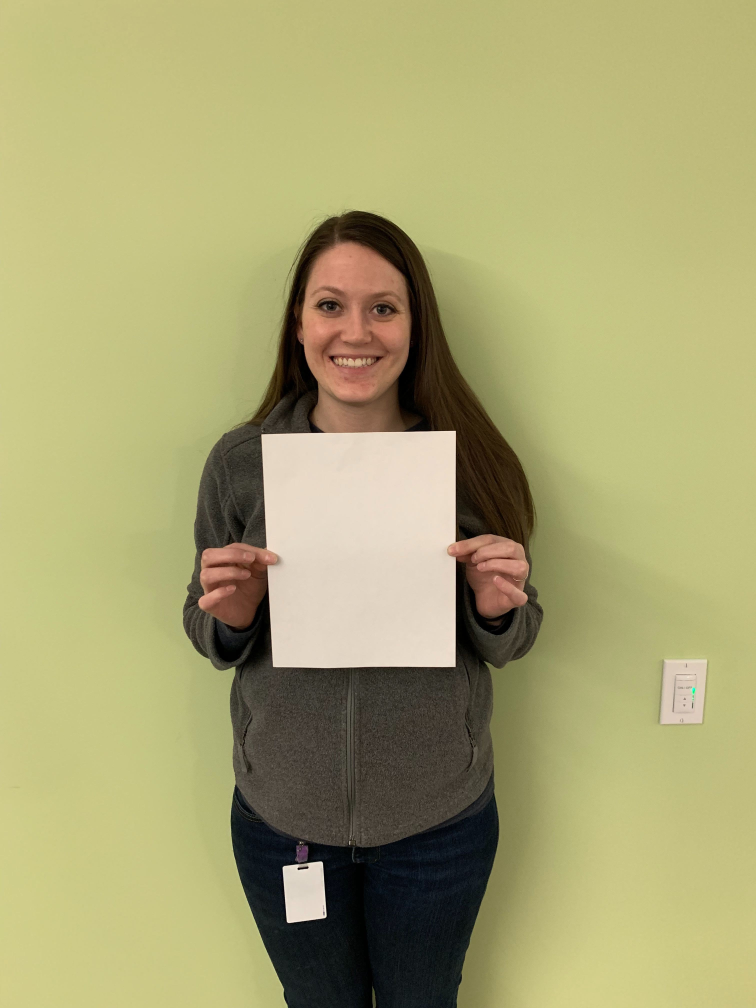
#> input picture images/cora.jpg, 3024 x 4032 px (shown at 1/4 size)
$ jupyter execute detect_paper.ipynb   (shell and % lines are left out)   (older library calls are emulated)
#> lines starting #> are read from the running program, lines starting #| are printed output that depends on the picture; after the words box and inside, x2 and y2 are one past the last pixel; in counts of white or black regions, pixels touching at a corner belong together; long printed decimals are rounded
[cell 1]
import numpy as np
import cv2
import matplotlib.pyplot as plt
import numpy as np
import sys
import imutils
import time
import copy
from skimage import img_as_uint
from scipy.spatial.distance import cdist
from skimage.segmentation import slic
from skimage.segmentation import mark_boundaries, find_boundaries
from skimage.util import img_as_float
import matplotlib.patches as patches
from copy import deepcopy
from itertools import combinations
from skimage.filters import roberts

[cell 2]
def detect_upper_body(img):
    img_copy = np.copy(img)
    img_copy = cv2.cvtColor(img_copy, cv2.COLOR_RGB2GRAY)
    upper_body_cascade = cv2.CascadeClassifier('../descriptors/upper_mcs_body.xml')
    rectangles = upper_body_cascade.detectMultiScale(img_copy)
    rectangle_list = sorted(rectangles, key=lambda x: x[2] * x[3], reverse=True)
    x, y, w, h =  rectangle_list[0] if rectangle_list else [0,0,0,0]
    cv2.rectangle(img_copy, (x,y), (x+w,y+h),(0,255,0),2)
    image_cut = img_copy[y:y+h, x:x+w]
    plt.imshow(image_cut, cmap="gray")
    return image_cut, (x,y,w,h)

def find_contour(gray):
    gray_copy = np.copy(gray)
    lower = 80
    upper = 140
    gray_copy = cv2.GaussianBlur(gray_copy, (7, 7), 0)
    mask = cv2.inRange(gray_copy, lower, upper)
    thresh = cv2.bitwise_not(gray_copy, gray, mask=mask)
    thresh = cv2.threshold(thresh, 45, 255, cv2.THRESH_BINARY_INV + cv2.THRESH_OTSU)[1]
    thresh = cv2.erode(thresh, None, iterations=2)
    thresh = cv2.dilate(thresh, None, iterations=2)
    plt.imshow(thresh, cmap="gray")
    cnts = cv2.findContours(thresh.copy(), cv2.RETR_EXTERNAL, cv2.CHAIN_APPROX_SIMPLE)
    cnts = imutils.grab_contours(cnts)
    return cnts

# DISTANCE FORMULA (PX): distance = np.sqrt( (maxRight[0] - maxLeft[0])**2 + (maxRight[1] - maxLeft[1])**2 )
def contour_transform(contour, x,y):
    cnt_copy = deepcopy(contour)
    for i, c in enumerate(contour):
        for j in range(len(c)):
            cnt_copy[i][j][0][0] = c[j][0][0] + x
            cnt_copy[i][j][0][1] = c[j][0][1] + y
    return cnt_copy

def extreme_contour_points(cnt, x, y):
    maxLeft = tuple(cnt[0][cnt[0][:,:,0].argmin()][0])
    maxRight = tuple(cnt[0][cnt[0][:,:,0].argmax()][0])

    for c in cnt:
        leftmost = tuple(c[c[:,:,0].argmin()][0])
        rightmost = tuple(c[c[:,:,0].argmax()][0])
        if leftmost < maxLeft and (leftmost != (0,0) and leftmost != (0+x, 0+y)):
            maxLeft = leftmost
        if rightmost > maxRight:
            maxRight = rightmost
#     print(f"Left: {maxLeft} | Right: {maxRight}")
    return maxLeft, maxRight

[cell 3]
plt.rcParams['figure.figsize'] = [14.0, 7.0]

img = cv2.imread("../images/cora.jpg")
#> img is the input picture: shape (4032, 3024, 3); mean B, G, R 114.2, 163.9, 168.1
image_copy = np.copy(img)
image_copy = cv2.cvtColor(image_copy, cv2.COLOR_BGR2RGB)
plt.imshow(image_copy)


upper_body_image, (x,y,w,h) = detect_upper_body(image_copy)
#> in detect_upper_body, `img_copy = cv2.cvtColor(img_copy, cv2.COLOR_RGB2GRAY)`:
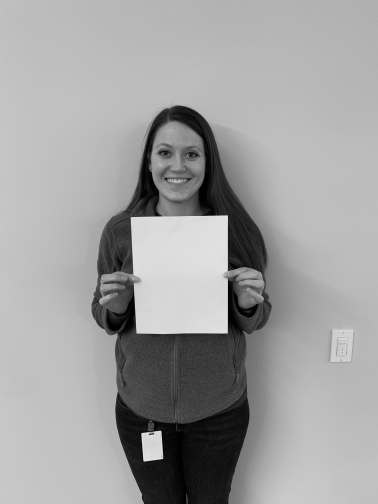
#> img_copy: shape (4032, 3024) (shown at 1/8 size); min 0, max 254, mean 159.5
#> in detect_upper_body, `rectangles = upper_body_cascade.detectMultiScale(img_copy)`: rectangles = [[2080, 2354, 104, 94], [456, 1994, 927, 843], [674, 724, 1480, 1345]]
#> in detect_upper_body, `rectangle_list = sorted(rectangles, key=lambda x: x[2] * x[3], reverse..`: rectangle_list = [[674, 724, 1480, 1345], [456, 1994, 927, 843], [2080, 2354, 104, 94]]
#> in detect_upper_body, `x, y, w, h =  rectangle_list[0] if rectangle_list else [0,0,0,0]`: x = 674; y = 724; w = 1480; h = 1345
#> in detect_upper_body, `image_cut = img_copy[y:y+h, x:x+w]`:
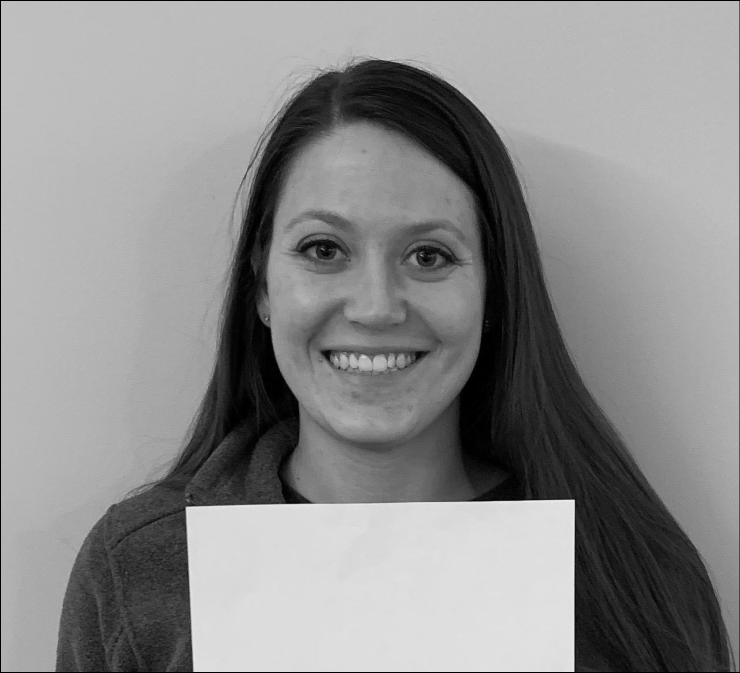
#> image_cut: shape (1345, 1480) (shown at 1/2 size); min 0, max 245, mean 140.5
#> x = 674; y = 724; w = 1480; h = 1345
cnt = find_contour(upper_body_image)
#> in find_contour, `mask = cv2.inRange(gray_copy, lower, upper)`:
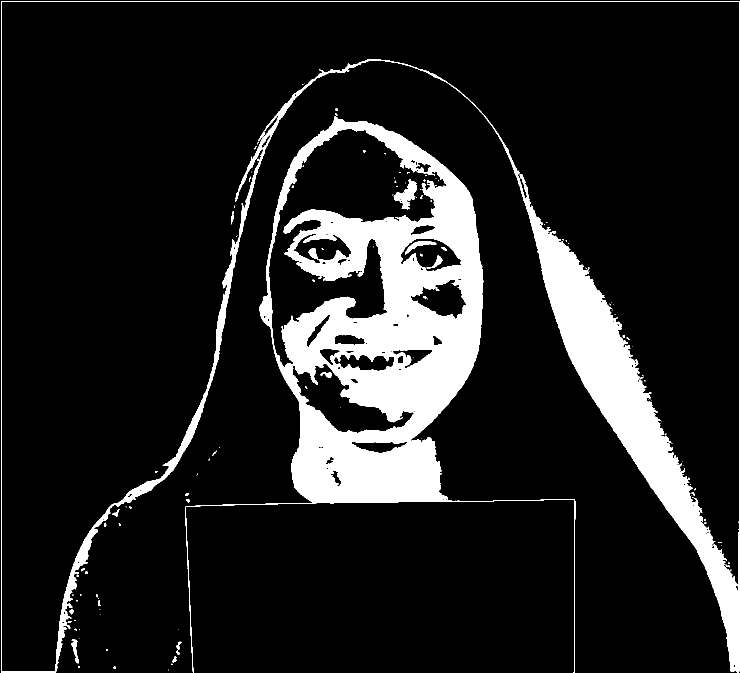
#> mask: shape (1345, 1480) (shown at 1/2 size); 12.9% white; 127 white regions (94 under 20 px), largest, box (x1, y1, x2, y2) and area: (370, 233, 1151, 1345) 163854, (2, 2, 1480, 1345) 89303, (787, 358, 834, 419) 1240
#> in find_contour, `thresh = cv2.dilate(thresh, None, iterations=2)`:
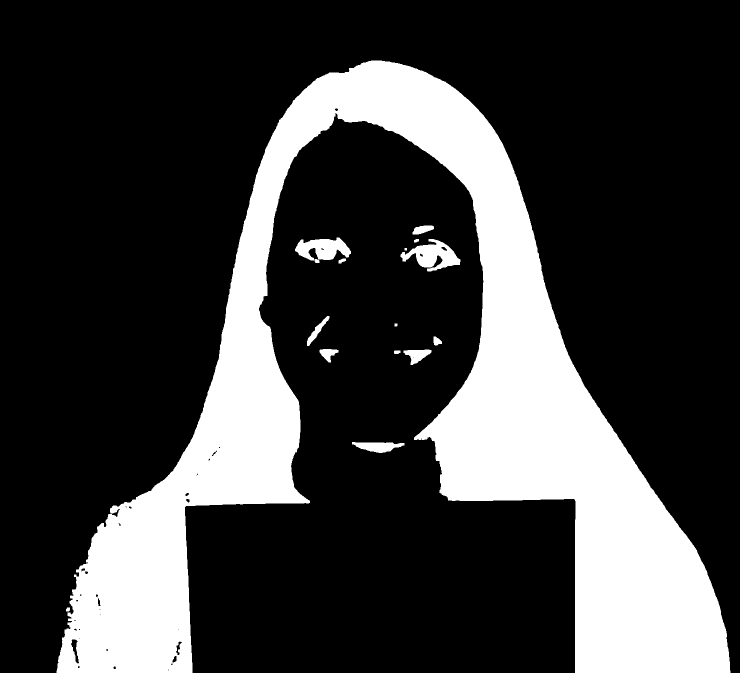
#> thresh: shape (1345, 1480) (shown at 1/2 size); 23.5% white; 15 white regions
#> in find_contour, `cnts = cv2.findContours(thresh.copy(), cv2.RETR_EXTERNAL, cv2.CHAIN_AP..`: cnts = 15 contours, 1 with area under 20; largest, box (x1, y1, x2, y2) and area: (113, 121, 1461, 1345) 453276, (801, 478, 921, 543) 3696, (590, 475, 702, 526) 3193, (704, 884, 809, 906) 1326, (807, 699, 863, 730) 869
#> cnt has the same summary as cnts in find_contour


_max_left, _max_right = extreme_contour_points(cnt, x, y)
#> in extreme_contour_points, `maxLeft = tuple(cnt[0][cnt[0][:,:,0].argmin()][0])`: maxLeft = (132, 1218)
#> in extreme_contour_points, `maxRight = tuple(cnt[0][cnt[0][:,:,0].argmax()][0])`: maxRight = (139, 1220)
#> the loop in extreme_contour_points, `for c in cnt:` made 15 passes
#> (leftmost, maxRight) on passes 2, 4, 6, 11: ((704, 884), (808, 890)), ((807, 701), (862, 704)), ((867, 673), (883, 687)), ((801, 509), (920, 523))
_contour_lines = cv2.drawContours(upper_body_image, cnt, -1, (204, 255, 0), 3)
_contour_lines = cv2.circle(_contour_lines, _max_left, 50, (244, 66, 66), -1)
_contour_lines = cv2.circle(_contour_lines, _max_right, 50, (244, 66, 66), -1)
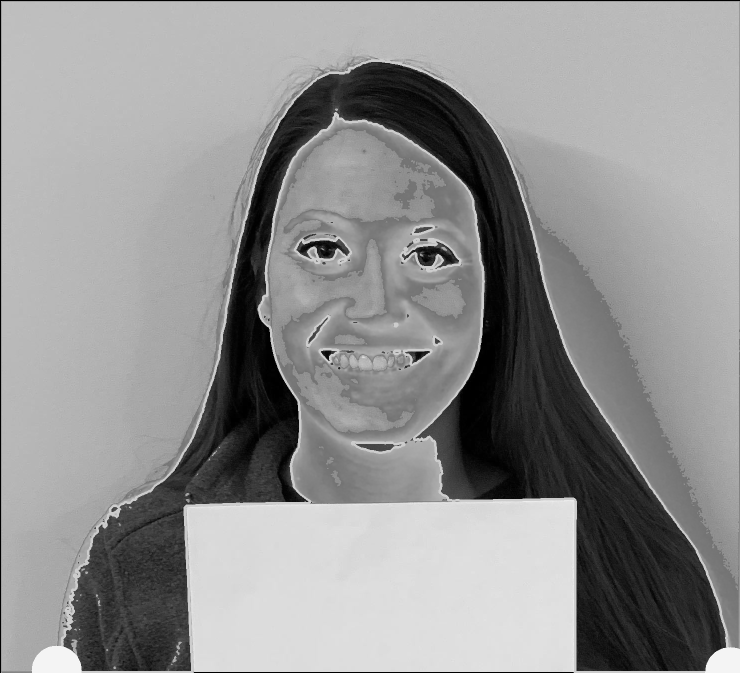
#> _contour_lines: shape (1345, 1480) (shown at 1/2 size); min 0, max 245, mean 145.4
plt.imshow(_contour_lines)


transformed_contours = contour_transform(cnt, x, y)
#> in contour_transform, `cnt_copy = deepcopy(contour)`: cnt_copy has the same summary as cnts in find_contour
#> the loop in contour_transform, `for i, c in enumerate(contour):` made 15 passes
#> c on pass 10: [[809, 496], [809, 500], [813, 500], [813, 496]]
#> after the loop in contour_transform, `for i, c in enumerate(contour):`: cnt_copy = 15 contours, 1 with area under 20; largest, box (x1, y1, x2, y2) and area: (787, 845, 2135, 2069) 453276, (1475, 1202, 1595, 1267) 3696, (1264, 1199, 1376, 1250) 3193, (1378, 1608, 1483, 1630) 1326, (1481, 1423, 1537, 1454) 869
#> transformed_contours has the same summary as cnt_copy in contour_transform
max_left, max_right = extreme_contour_points(transformed_contours, x, y)
#> the loop in extreme_contour_points (call 2), `for c in cnt:` made 15 passes
#> (leftmost, maxRight) on passes 2, 4, 6, 11: ((1378, 1608), (1482, 1614)), ((1481, 1425), (1536, 1428)), ((1541, 1397), (1557, 1411)), ((1475, 1233), (1594, 1247))
#> max_left = (787, 2065); max_right = (2134, 2068)
contour_lines = cv2.drawContours(image_copy, transformed_contours, -1, (204, 255, 0), 3)
contour_lines = cv2.circle(contour_lines, max_left, 50, (244, 66, 66), -1)
contour_lines = cv2.circle(contour_lines, max_right, 50, (244, 66, 66), -1)
plt.imshow(contour_lines)

[cell 4]
np_left = np.array([max_left[0], max_left[1]])
#> np_left = [787, 2065]
np_right = np.array([max_right[0], max_right[1]])
#> np_right = [2134, 2068]

r = 9
resize_factor = 0.1
r_img = imutils.resize(img, width=int(resize_factor*np.shape(img)[1]))
filt_img = cv2.GaussianBlur(r_img[:,:,0],(r,r),0)
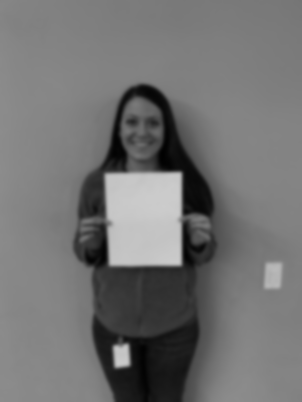
#> filt_img: shape (402, 302); min 1, max 204, mean 114.2
img_roberts = roberts(filt_img)
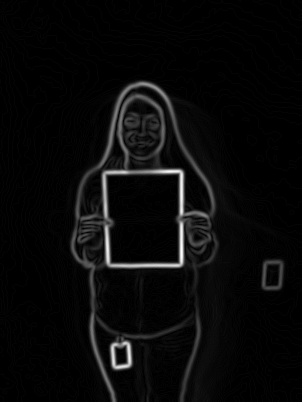
#> img_roberts: shape (402, 302) float64; min 0, max 0.182, mean 0.00691; drawn with min black and max white
plt.imshow(img_roberts)
img_roberts = cv2.normalize(src=img_roberts, dst=None, alpha=0, beta=255,
               norm_type=cv2.NORM_MINMAX, dtype=cv2.CV_8UC1)


#img_roberts.convertTo(img_roberts, CV_8UC1, 1/256.0)
cnts = cv2.findContours(img_roberts, mode = 3, method = 1)
#> cnts = 1879 contours, 1623 with area under 20; largest, box (x1, y1, x2, y2) and area: (0, 0, 302, 402) 76367, (17, 39, 90, 353) 2603, (2, 31, 67, 206) 2311, (11, 192, 60, 348) 1510, (6, 204, 52, 318) 1352
cnts = cv2.findContours(img_roberts, cv2.RETR_EXTERNAL,
                        cv2.CHAIN_APPROX_SIMPLE)
#> cnts = 60 contours, 40 with area under 20; largest, box (x1, y1, x2, y2) and area: (0, 0, 302, 402) 76367, (86, 0, 302, 91) 171, (34, 381, 48, 396) 130, (75, 0, 302, 100) 124, (63, 0, 302, 106) 118
cnts = imutils.grab_contours(cnts)

c_top, c_bottom = 5, 320
c_left, c_right = int(np_left[0] * resize_factor) - 50, int(np_right[0] * resize_factor) + 50
#> c_left = 28; c_right = 263
crop = img_roberts[c_top:c_bottom, c_left:c_right]
#crop = img_roberts[:,:]

bi = cv2.bilateralFilter(crop, 5, 75, 75)
dst = cv2.cornerHarris(bi, 2, 3, 0.04)

r_img_crop = r_img[c_top:c_bottom, c_left:c_right]
#r_img_crop = r_img[:,:]
mask = np.zeros_like(r_img_crop)

corners = dst > 0.1*dst.max()
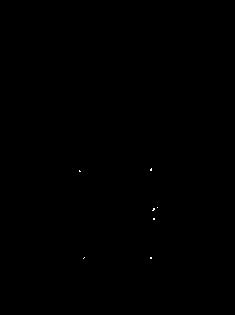
#> corners: shape (315, 235) bool; 0.03% white in thin lines or dots, all inside (x1, y1, x2, y2) = (79, 168, 158, 259)

r_img_copy = deepcopy(r_img[c_top:c_bottom, c_left:c_right,:])
#r_img_copy = deepcopy(r_img[:,:,:])
r_img_copy[corners] = [255,0,0]
#> r_img_copy: shape (315, 235, 3); mean B, G, R 113.6, 160.9, 166.8
# plt.imshow(r_img_copy)

corners_loc = np.where(corners)
#> corners_loc = 25 positions, rows 168 to 258, columns 79 to 157
xy_corners = list(zip(corners_loc[1], corners_loc[0]))
#> xy_corners = 25 pairs, first value 79 to 157, second value 168 to 258


#Fuse points that are too close to each other
def dist2(p1, p2):
    return (p1[0]-p2[0])**2 + (p1[1]-p2[1])**2

def fuse(points, d):
    ret = []
    d2 = d * d
    n = len(points)
    taken = [False] * n
    for i in range(n):
        if not taken[i]:
            count = 1
            point = [points[i][0], points[i][1]]
            taken[i] = True
            for j in range(i+1, n):
                if dist2(points[i], points[j]) < d2:
                    point[0] += points[j][0]
                    point[1] += points[j][1]
                    count+=1
                    taken[j] = True
            point[0] /= count
            point[1] /= count
            ret.append((point[0], point[1]))
    return ret

fused_corners = fuse(xy_corners, 5)
#> in fuse, `n = len(points)`: n = 25
#> in fuse, `taken = [False] * n`: taken = 25 items, first 6: False, False, False, False, False, False
#> the loop in fuse, `for i in range(n):` made 25 passes
#> after the loop in fuse, `for i in range(n):`: ret = [(150.6, 169.2), (79.33, 170.7), (154.2, 208.2), (152.5, 210), (153.5, 218.5), (83.5, 257.5), (150.5, 257.5)]; taken = 25 items, first 6: True, True, True, True, True, True
#> fused_corners has the same summary as ret in fuse
# print('Before Fusing:',len(xy_corners), 'After Fusing:',len(fused_corners))
xs = [p[0] for p in fused_corners]
#> xs = [150.6, 79.33, 154.2, 152.5, 153.5, 83.5, 150.5]
ys = [p[1] for p in fused_corners]
#> ys = [169.2, 170.7, 208.2, 210, 218.5, 257.5, 257.5]


index = list(range(0, len(fused_corners)))
#> index = [0, 1, 2, 3, 4, 5, 6]
index_combinations = list(combinations(index, 4))
#> index_combinations = 35 items, first 6: (0, 1, 2, 3), (0, 1, 2, 4), (0, 1, 2, 5), (0, 1, 2, 6), (0, 1, 3, 4), (0, 1, 3, 5)


def getXYforIndices(all_x, all_y, indices):
    x = []
    y = []
    for index in indices:
        x.append(all_x[index])
        y.append(all_y[index])
    return x, y

xy_combinations = []
for comb in index_combinations:
    #xy_combinations.append(getXYforIndices(corners_loc[1], corners_loc[0], comb))
    xy_combinations.append(getXYforIndices(xs, ys, comb))
#> this loop made 35 passes
#> after the loop, xy_combinations = 35 items


to_remove = []
for xy_comb in xy_combinations:
    xy_distances = cdist(list(zip(xy_comb[0], xy_comb[1])),
          list(zip(xy_comb[0], xy_comb[1])))
    not_rectangular = np.where((xy_distances > 0) & (xy_distances <= 5))

    if len(not_rectangular[0]) or len(not_rectangular[1]):
        to_remove.append(xy_comb)
#> this loop made 35 passes
#> (xy_comb, not_rectangular) on passes 1 to 5: (([150.6, 79.33, 154.2, 152.5], [169.2, 170.7, 208.2, 210]), ([2, 3], [3, 2])), (([150.6, 79.33, 154.2, 153.5], [169.2, 170.7, 208.2, 218.5]), (empty array, empty array)), (([150.6, 79.33, 154.2, 83.5], [169.2, 170.7, 208.2, 257.5]), (empty array, empty array)), (([150.6, 79.33, 154.2, 150.5], [169.2, 170.7, 208.2, 257.5]), (empty array, empty array)), (([150.6, 79.33, 152.5, 153.5], [169.2, 170.7, 210, 218.5]), (empty array, empty array))
#> after the loop, to_remove = 10 items

for r in to_remove:
    xy_combinations.remove(r)
#> this loop made 10 passes
#> r on passes 1 to 7: ([150.6, 79.33, 154.2, 152.5], [169.2, 170.7, 208.2, 210]), ([150.6, 154.2, 152.5, 153.5], [169.2, 208.2, 210, 218.5]), ([150.6, 154.2, 152.5, 83.5], [169.2, 208.2, 210, 257.5]), ([150.6, 154.2, 152.5, 150.5], [169.2, 208.2, 210, 257.5]), ([79.33, 154.2, 152.5, 153.5], [170.7, 208.2, 210, 218.5]), ([79.33, 154.2, 152.5, 83.5], [170.7, 208.2, 210, 257.5]), ([79.33, 154.2, 152.5, 150.5], [170.7, 208.2, 210, 257.5])
#> after the loop, xy_combinations = 25 items

def getClockwiseOrder(x, y):
    max2x = np.argpartition(x, -2)[-2:]
    max2y = np.argpartition(y, -2)[-2:]
    min2x = np.argpartition(x, 2)[:2]
    min2y = np.argpartition(y, 2)[:2]
    tl = np.intersect1d(min2x, min2y)
    tr = np.intersect1d(max2x, min2y)
    br = np.intersect1d(max2x, max2y)
    bl = np.intersect1d(min2x, max2y)
    if len(tl) and len(tr) and len(br) and len(bl):
        return x[np.concatenate((tl,tr,br,bl))], y[np.concatenate((tl,tr,br,bl))]
    else:
        return None, None
def PolyArea(x,y):
    return 0.5*np.abs(np.dot(x,np.roll(y,1))-np.dot(y,np.roll(x,1)))

largest_area = 0
best_rectangle = ([],[])
for xy_comb in xy_combinations:
    x = np.array(xy_comb[0])
    y = np.array(xy_comb[1])
    x, y = getClockwiseOrder(x, y)
    if x is None or y is None:
        continue
    area = PolyArea(x, y)
    if area > largest_area:
        largest_area = area
        best_rectangle = (x, y)
#> this loop made 25 passes
#> (xy_comb, max2x in getClockwiseOrder, min2x in getClockwiseOrder, tl in getClockwiseOrder, tr in getClockwiseOrder, br in getClockwiseOrder, bl in getClockwiseOrder, area) on pass 9: (([150.6, 79.33, 83.5, 150.5], [169.2, 170.7, 257.5, 257.5]), [3, 0], [1, 2], [1], [0], [3], [2], 6055.3)
#> after the loop, largest_area = 6055.3

fig, ax = plt.subplots(1)

r_img_crop_copy = cv2.cvtColor(r_img_crop, cv2.COLOR_BGR2RGB)
ax.imshow(r_img_crop_copy)
plt.scatter(best_rectangle[0], best_rectangle[1])
print("Finding the rectangle coordinates")
plt.show()
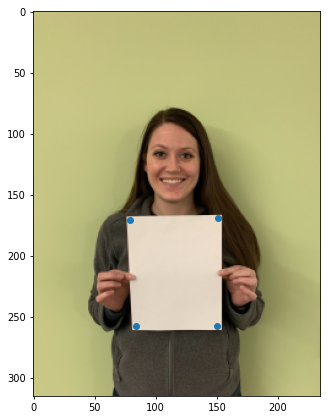
#> figure drawn by matplotlib, 1 panel

def find_coordinates(pts_src):
    pts_dst = np.zeros([4,2])

    w = pts_src[1,0] - pts_src[0,0]
    h = pts_src[3,1] - pts_src[0,1]

    pts_dst[0,0] = pts_src[0,0]
    pts_dst[0,1] = pts_src[0,1]

    pts_dst[1,0] = pts_src[0,0] + w
    pts_dst[1,1] = pts_src[0,1]

    pts_dst[2,0] = pts_src[0,0] + w
    pts_dst[2,1] = pts_src[0,1] + h

    pts_dst[3,0] = pts_src[0,0]
    pts_dst[3,1] = pts_src[0,1] + h

    return pts_dst

pts_src = np.hstack((best_rectangle[0][np.newaxis].T, best_rectangle[1][np.newaxis].T))
#> pts_src = [[79.33, 170.7], [150.6, 169.2], [150.5, 257.5], [83.5, 257.5]]
pts_dst = find_coordinates(pts_src)
#> in find_coordinates, `w = pts_src[1,0] - pts_src[0,0]`: w = 71.27
#> in find_coordinates, `h = pts_src[3,1] - pts_src[0,1]`: h = 86.83
#> pts_dst = [[79.33, 170.7], [150.6, 170.7], [150.6, 257.5], [79.33, 257.5]]


# Read source image.
im_src = cv2.cvtColor(deepcopy(r_img_crop), cv2.COLOR_BGR2RGB)

# Read destination image.
im_dst = cv2.cvtColor(deepcopy(r_img_crop), cv2.COLOR_BGR2RGB)
# Calculate Homography
h, status = cv2.findHomography(pts_src, pts_dst)
#> h = [[0.938, -0.0946, 13.74], [0.052, 0.744, 23.79], [0.000202, -0.000635, 1]]; status = [1, 1, 1, 1]

# Warp source image to destination based on homography
im_out = cv2.warpPerspective(im_src, h, (im_dst.shape[1],im_dst.shape[0]))
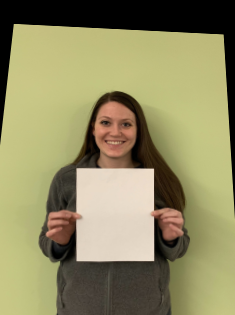
#> im_out: shape (315, 235, 3); mean R, G, B 144, 138.6, 98.9

# Display images
plt.subplot(131), plt.imshow(im_src)
plt.subplot(133), plt.imshow(im_out)
print("After applying the homography transformation")
plt.show()

a4_width_pixels = abs(pts_dst[0,0] - pts_dst[1,0])
#> a4_width_pixels = 71.27
pixel_width_inches = 8.5 / a4_width_pixels
#> pixel_width_inches = 0.119

left = np_left * resize_factor
#> left = [78.7, 206.5]
right = np_right * resize_factor
#> right = [213.4, 206.8]
left_v = np.append(left, 1)[np.newaxis].T
#> left_v = [78.7, 206.5, 1]
right_v = np.append(right, 1)[np.newaxis].T
#> right_v = [213.4, 206.8, 1]
left_after = np.dot(h, left_v)
#> left_after = [68.02, 181.5, 0.885]
right_after = np.dot(h, right_v)
#> right_after = [194.3, 188.8, 0.912]
left_after_xy = left_after/left_after[2]
#> left_after_xy = [76.88, 205.2, 1]
right_after_xy = right_after/right_after[2]
#> right_after_xy = [213.2, 207, 1]


shoulder_width_pixels = np.linalg.norm(left_after_xy[0:2]-right_after_xy[0:2])
#> shoulder_width_pixels = 136.3
shoulder_width_inches = shoulder_width_pixels * pixel_width_inches
#> shoulder_width_inches = 16.26
print("Width in inches: ", shoulder_width_inches)
#| Width in inches:  16.255

[cell 5]
def clothes_size(length):
    if length < 34:
        return "Small"
    elif 34 <= length < 39:
        return "Medium"
    elif 39 <= length < 45:
        return "Large"
    else:
        return "XLarge"

size = clothes_size(shoulder_width_inches * 2)
#> size = 'Small'
print("Narvar jacket size:", size)
#| Narvar jacket size: Small
